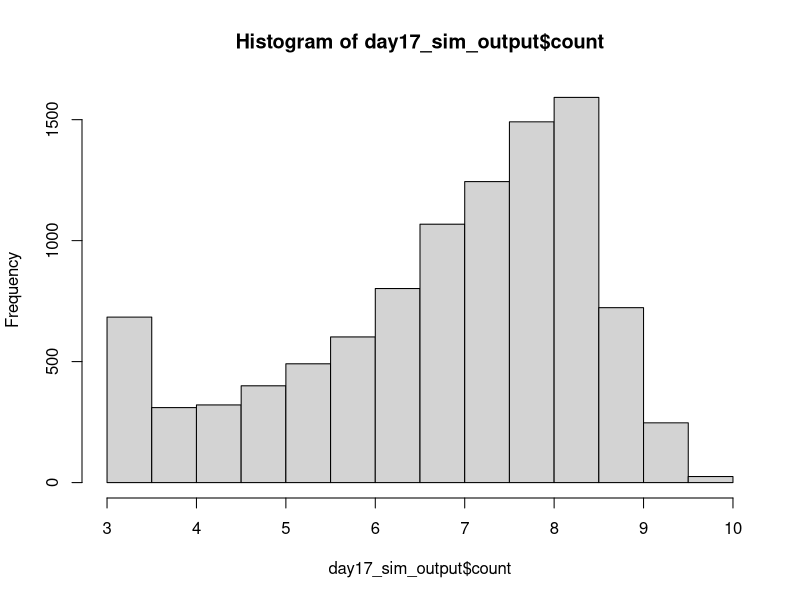
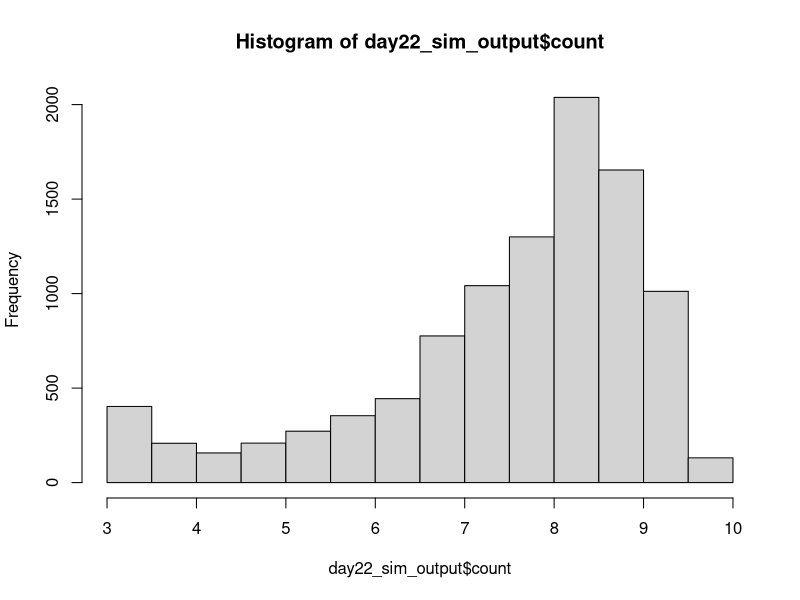

Source code (R) for these figures, in order: (Note: this script raises an error after producing the figures.)
## ---------------------------Title---------------------------------------------
# CIDA Shelf Life Model

## ---------------------------Description---------------------------------------
# Project: CIDA Spinach 

# Description: 

## ---------------------------Packages------------------------------------------

#   Loading packages
library(dplyr); library(MASS); library(VGAM)

## ---------------------------Seed----------------------------------------------

#Set seed
set.seed(1)

## ---------------------------Inputs--------------------------------------------

#Load in data

strain_param <- read.csv("primary_model_parameters_strain_by_rep_2022_08_26.csv", header = TRUE)
apc_param <- read.csv("primary_model_parameters_apc_by_rep_2022_09_01.csv", header = TRUE)

mumax_secon <- read.csv("secondary_model_mumax_strain_by_rep_2022-09-01.csv", header = TRUE)
lag_secon <- read.csv("secondary_model_lag_strain_by_rep_2022_09_01.csv", header = TRUE)
lag_apc_secon <- read.csv("secondary_model_lag_apc_by_rep2022_09_01.csv", header = TRUE)

initial_count <- read.csv("initial_distribution_2022_08_24.csv", header = TRUE)
st_frequency <- read.csv("st_frequency_2022_05_18.csv", header = TRUE)

#Change strain parameters to lowercase 
strain_param$isolate <- tolower(strain_param$isolate)
apc_param$isolate <- tolower(apc_param$isolate)

mumax_secon$isolate <- tolower(mumax_secon$isolate)
lag_secon$isolate <- tolower(lag_secon$isolate)

#Initial Count Distribution: Log transforming initial count, and fitting a normal distribution to the data
initial_count_dist <- function(n){
  ans <- runif(n, min = initial_count$min, max = initial_count$max)
  return(ans)
}

#ST Distribution
isolates <- st_frequency$cida_isolates
st_prev <- st_frequency$frequency

st_dist <- function(n) {
ans <- sample(isolates, size = n, prob = st_prev, replace = T)
return(ans)
}

#Storage Temperature Distribution
temp_location <- 4
temp_shape <- 2.31

temp_dist <- function(n) {
  ans <- rlaplace(n, temp_location, temp_shape)
  for(i in 1:n)
  while (ans[i] < 0 | ans[i] > 10) {
    ans[i] <- rlaplace(1, temp_location, temp_shape)
  }
  return(ans)
}

#Primary Growth Models 


#Baranyi
baranyi <- function(day, log10n0, log10nmax, mumax, lag){
  log10n <- log10nmax + log10((-1 + exp(mumax * lag) + exp(mumax * day))/(exp(mumax * day) - 1 + exp(mumax * lag) * 10^(log10nmax - log10n0)))
}

#Baranyi without lag
baranyi_no_lag <- function(day, log10n0, log10nmax, mumax){
  log10n <- log10nmax - log10(1 + (10^(log10nmax - log10n0) - 1) * exp(-mumax * day))
}

#Buchanan
buchanan <- function(day, log10n0, log10nmax, mumax, lag){
  log10n <- log10n0 + (day >= lag) * (day <= (lag + (log10nmax - log10n0) * log(10) / mumax)) * mumax * (day - lag) / log(10) + (day >= lag) * (day>(lag + (log10nmax - log10n0) * log(10) / mumax)) * (log10nmax - log10n0)
}

#Buchanan without lag
buchanan_no_lag <- function(day, log10n0, log10nmax, mumax){
  log10n <- log10n0 + (day <= ((log10nmax - log10n0) * log(10) / mumax)) * mumax * day / log(10) + (day > ((log10nmax - log10n0) * log(10) / mumax)) * (log10nmax - log10n0)
}

#Gompertz
gompertz <- function(day, log10n0, log10nmax, mumax, lag){
  log10n <- log10n0 + (log10nmax - log10n0) * exp(-exp(mumax * exp(1) * (lag - day) / ((log10nmax - log10n0) * log(10)) + 1))
}


log10N_with_lag <- function(day, log10n0, log10nmax, mumax, lag, model) {
  ans <- numeric(length = length(day))
  for(i in seq_along(day)){
    if (model[i] == "baranyi") {
      ans[i] <- baranyi(day[i], log10n0[i], log10nmax[i], mumax[i], lag[i])
    }
    else if(model[i] == 'buchanan') {
      ans[i] <- buchanan(day[i], log10n0[i], log10nmax[i], mumax[i], lag[i])
    }
    else if(model[i] == "gompertz"){
      ans[i] <- gompertz(day[i], log10n0[i], log10nmax[i], mumax[i], lag[i])
    } 
    else{
      stop(paste0(model, " is not a valid model name. Must be one of Buchanan, Baranyi, Gompertz."))
    }
  }
  return(ans)
  
}

log10N_without_lag <- function(day, log10n0, log10nmax, mumax, model) {
  ans <- numeric(length = length(day))
  for(i in seq_along(day)){
    if (model[i] == "baranyi_no_lag") {
      ans[i] <- baranyi_no_lag(day[i], log10n0[i], log10nmax[i], mumax[i])
    }
    else if(model[i] == 'buchanan_no_lag') {
      ans[i] <- buchanan_no_lag(day[i], log10n0[i], log10nmax[i], mumax[i])
    }
    else{
      stop(paste0(model, " is not a valid model name. Must be one of Buchanan, Baranyi, Gompertz."))
    }
  }
  return(ans)
  
}

#Secondary model 

NewMu <- function(temp, b, temp_min) {
  sqrt_mu <- b*(temp - temp_min)
  ans <- sqrt_mu^2
  return(ans)
}

NewLag <- function(temp, b, temp_min) {
  sqrt_lag <- b*(temp - temp_min)
  ans <- sqrt_lag^2
  return(ans)
}

## ---------------------------Simulation Overview-------------------------------

n_packages <- 10000
n_sim <- n_packages
n_day <- 22

## ---------------Assigning Model Inputs----------------------------------------

#Assigning initial count, ST and temperature to each package
packages_sim <- data.frame(matrix(, nrow = n_sim, ncol = 9))
colnames(packages_sim) <- c("package", "initial_count", "storage_temp", "isolate", "isolate_rep", "model", "lag", "mu", "nmax")

packages_sim$package <- rep(1:n_packages)
packages_sim$initial_count <- initial_count_dist(n_sim)
packages_sim$storage_temp <- temp_dist(n_sim)
packages_sim$isolate <- st_dist(n_sim)
packages_sim$isolate_rep <- sample(1:3, n_sim, replace = TRUE)

#Assigning a growth model to each package. The selected model will be the best fitting model at 6˚C 
for(i in 1:n_sim){
  strain_index <- which(packages_sim$isolate[i] == strain_param$isolate & packages_sim$isolate_rep[i] == strain_param$rep & 6 == strain_param$temp)
  packages_sim$model[i] <- strain_param$model_type[strain_index]
}

#Assign lag to each package

for(i in 1:n_sim){
  rep <- packages_sim$isolate_rep[i]
  if(packages_sim$isolate[i] == "s12-0180"){
    rep <- sample(c(1, 3), 1, replace = TRUE)
  } else if (packages_sim$isolate[i] == "s12-0184"){
    rep <- 1
  } else if (packages_sim$isolate[i] == "s12-0132"){
    rep <- 3
  }  else {
    rep <- rep
  }
  apc_lag <- 0
  strain_index <- which(packages_sim$isolate[i] == lag_secon$isolate & rep == lag_secon$rep)
  strain_lag <- NewLag(packages_sim$storage_temp[i], lag_secon$b_mu[strain_index], lag_secon$temp_min_mu[strain_index])
  strain_lag <- ifelse(packages_sim$isolate[i] == "s12-0166", 0, strain_lag)
  packages_sim$lag[i] <- runif(n = 1, min = min(strain_lag, apc_lag), max = max(strain_lag, apc_lag))
  packages_sim$lag[i] <- packages_sim$lag[i]*1.2
}

packages_sim$lag <- ifelse(packages_sim$model %in% c("baranyi_no_lag", "buchanan_no_lag"), NA, packages_sim$lag)

#Assign mumax to each package
for(i in 1:n_sim){
  rep <- ifelse(packages_sim$isolate[i] == "s12-0141", 1, packages_sim$isolate_rep[i])
  strain_index <- which(packages_sim$isolate[i] == mumax_secon$isolate & rep == mumax_secon$rep)
  package_mu <- NewMu(packages_sim$storage_temp[i], mumax_secon$b_mu[strain_index], mumax_secon$temp_min_mu[strain_index])
  packages_sim$mu[i] <- package_mu
}

#Assign nmax to each package
for(i in 1:n_sim){
  rep <- packages_sim$isolate_rep[i]
strain_index <- which(packages_sim$isolate[i] == strain_param$isolate & rep == strain_param$rep & 6 == strain_param$temp)
apc_index <- which(packages_sim$isolate[i] == apc_param$isolate & rep == apc_param$rep & 6 == apc_param$temp)
strain_nmax <- strain_param$nmax[strain_index]
apc_nmax <- apc_param$nmax[strain_index]
packages_sim$nmax[i] <- runif(n = 1, strain_nmax, apc_nmax)
}

## ----------------Assessing Growth Over Shelf Life-----------------------------

models_with_lag <- c("baranyi", "buchanan", "gompertz")

shelf_life_sim <- packages_sim[rep(seq_len(nrow(packages_sim)), each = 22), ]
rownames(shelf_life_sim) <- 1:nrow(shelf_life_sim)
shelf_life_sim["day"] <- rep(1:n_day, times = n_sim)
shelf_life_sim["count"] <- NA

shelf_life_sim[is.na(shelf_life_sim$lag), ] <- shelf_life_sim[is.na(shelf_life_sim$lag), ] %>% 
  mutate(count = log10N_without_lag(day, initial_count, nmax, mu, model))

shelf_life_sim[!is.na(shelf_life_sim$lag), ] <- shelf_life_sim[!is.na(shelf_life_sim$lag), ] %>% 
  mutate(count = log10N_with_lag(day, initial_count, nmax, mu, lag, model))

## --------------------------------Plotting Outcome-----------------------------

day17_sim_output <- shelf_life_sim %>%
  filter(day == 17)

h17 <- hist(day17_sim_output$count)
h17


day22_sim_output <- shelf_life_sim %>%
  filter(day == 22)

h22 <- hist(day22_sim_output$count)
h22

## --------------------------------Threshold------------------------------------

sa_temp <- shelf_life_sim %>%
  group_by(day) %>%
  summarise(prop_fail = sum(count > 7.6)/n_packages) %>%
  mutate(adj = 1.2) %>%
  mutate(param = "lag")

## --------------------------------Export---------------------------------------

date <- Sys.Date()
date <- gsub("-", "_", date)
file_name <- paste0("output/sa_lag_", date,".csv")
  
write.table(sa_temp, file_name, sep = ",", col.names = !file.exists(file_name), append = T, row.names = FALSE)
